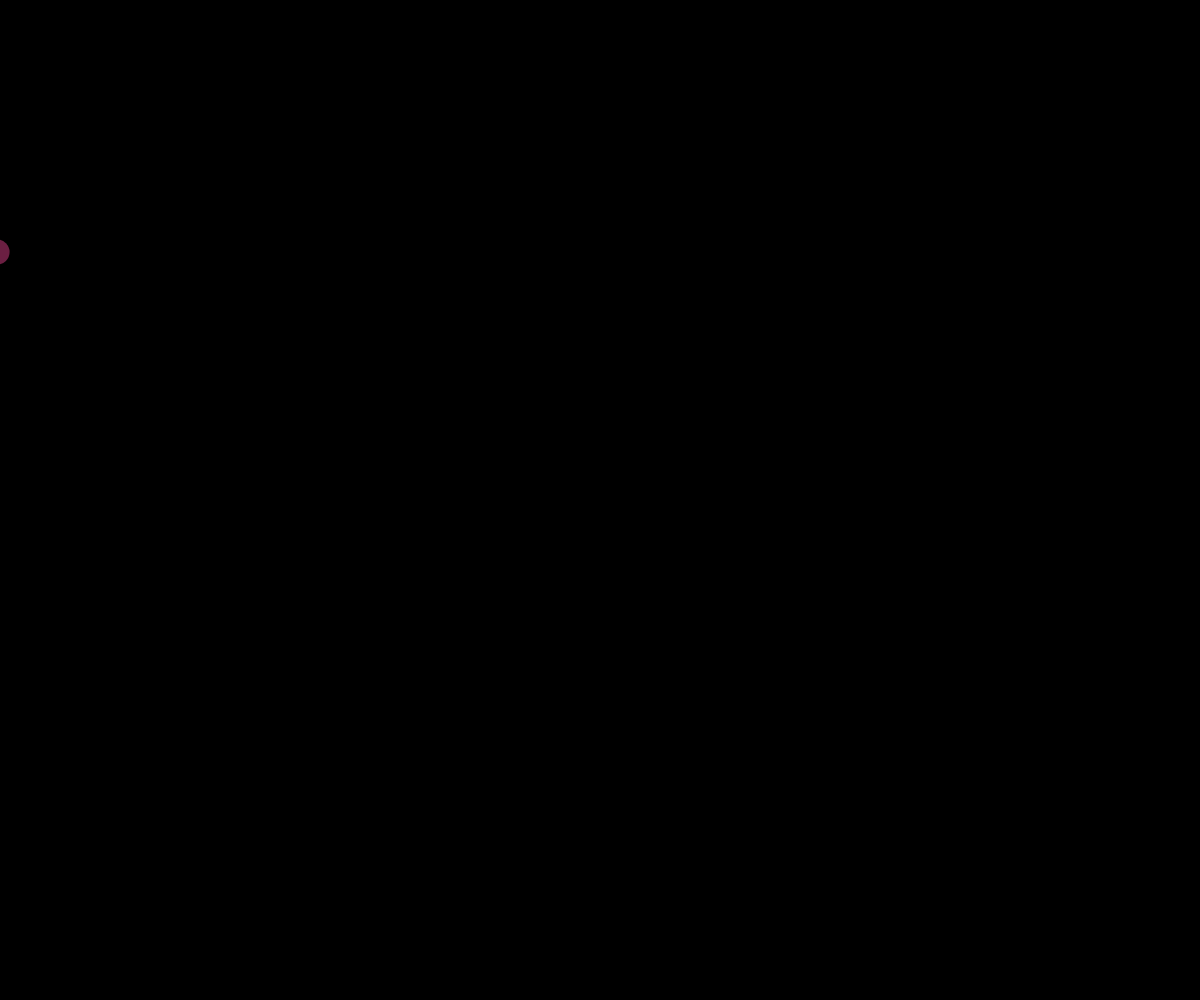
Frame 1 (no input)
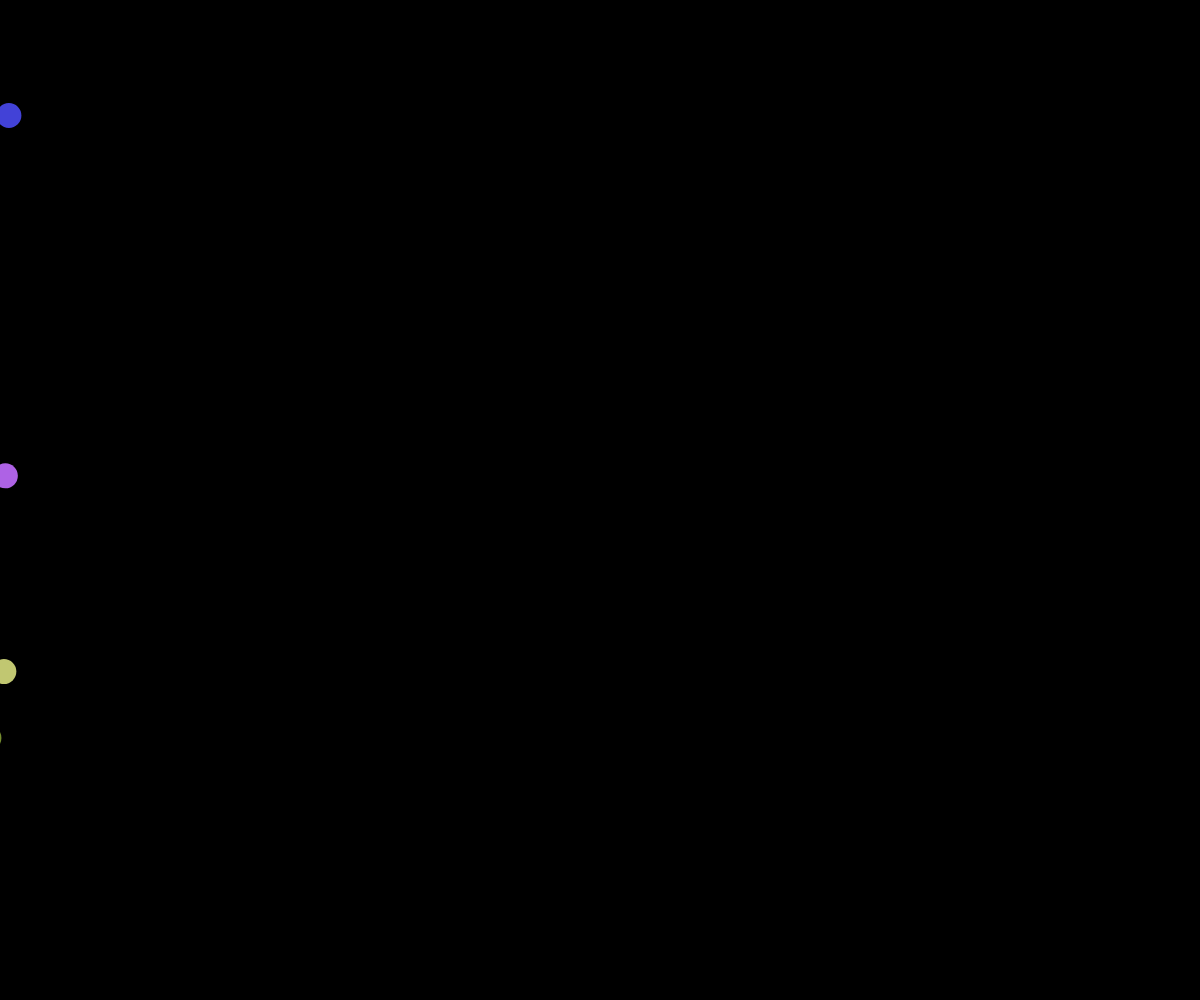
Frame 60 (no input)
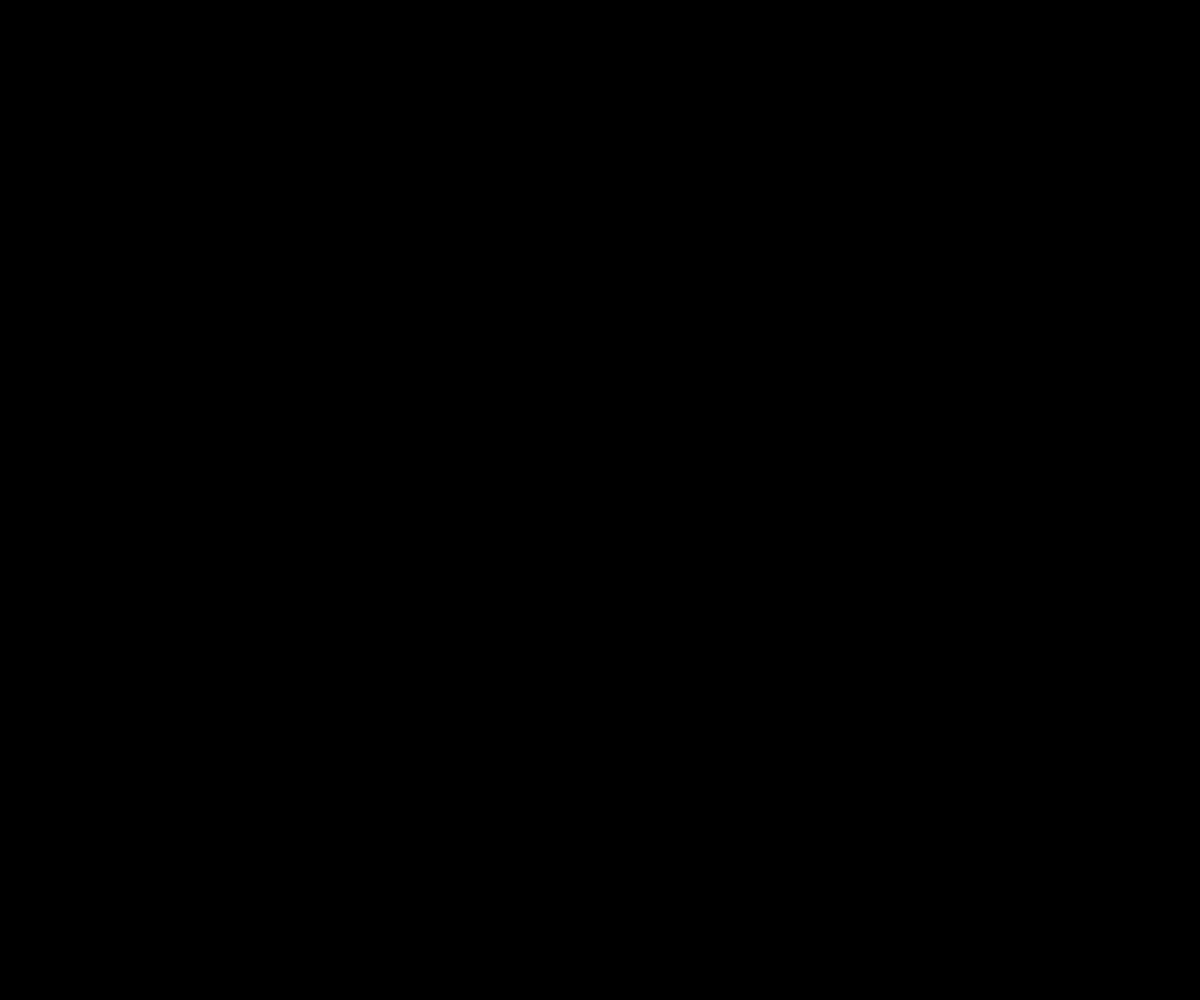
Frame 120 (the mouse pressed at the canvas centre since frame 60)

The p5.js sketch that drew these frames (run headless with seeded random() and noise() and a simulated clock; from frame 60 on, the mouse is pressed at the canvas centre):

// p5.js sketch
// ── sketch.js
// Project Title
// Your Name
// Date
//
// Extra for Experts:
// - describe what you did to take this project "above and beyond"

class Ball {
  constructor(x ,y) {
    this.x = x;
    this.y = y;
    this.size = 25;
    this.dx = random (-10, 10);
    this.dy = random (-10, 10);
    this.transparency = 255;
    this.color = color(random(255), random(255), random(255), this.transparency);
  }

  display() {
    noStroke();
    fill(this.color);
    ellipse(this.x, this.y, this.size, this.size);
  }

  update() {
    // this.transparency -= 5;
    // this.color.setAlpha(this.transparency);
    if (this.x < windowWidth - 25 && this.x > 25) {
      this.x *= -1;
    }
    else if (this.y === 0 + 25 || this.y === windowHeight - 25) {
      this.x *= -1;
    }
    this.x += this.dx;
    this.y += this.dy;



  }
}

let someParticle;
let balls = [];

function setup() {
  createCanvas(windowWidth, windowHeight);
  for (let i = 0; i < 35; i++) {
    let soManyBalls = new Ball(random(500), random(600));
    balls.push(soManyBalls);

  }
}

function draw() {
  background(0);

  for (let i = 0; i < balls.length; i++) {
    balls[i].update();
    balls[i].display();
  }
}
